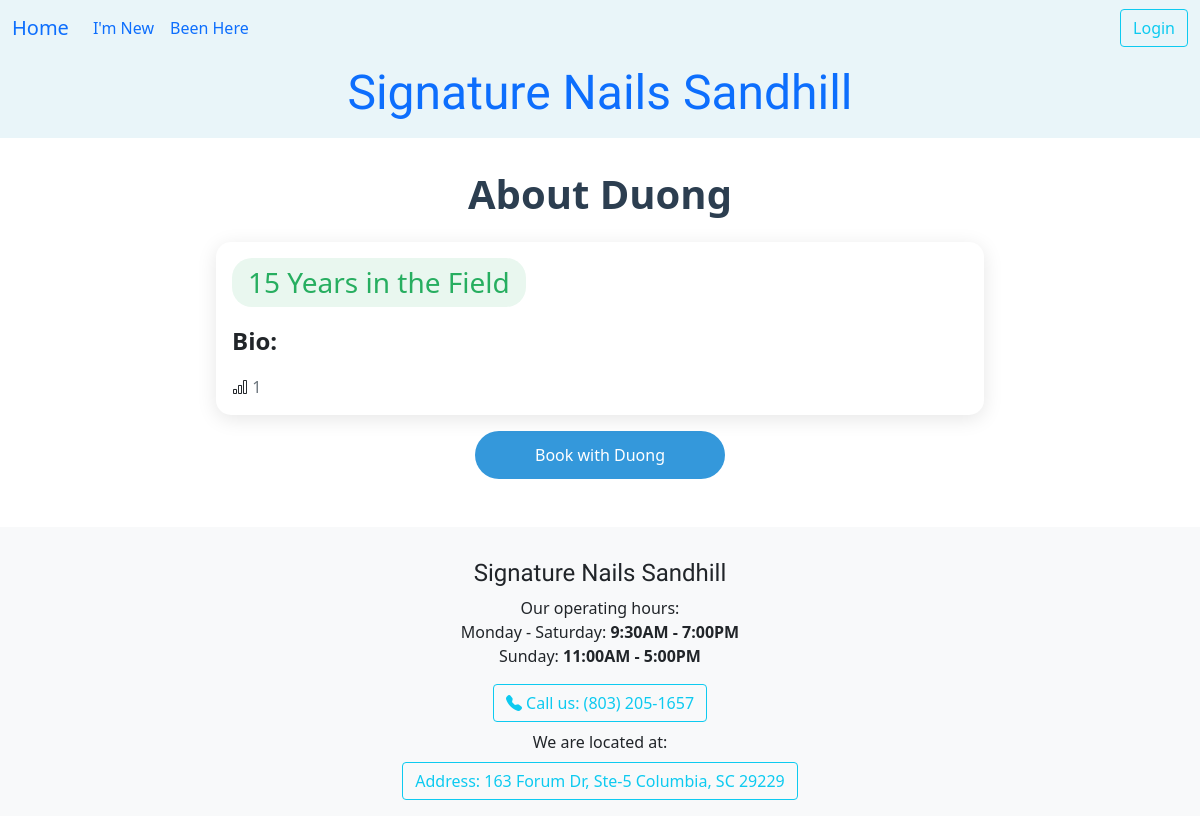
Before: /ledger/employee/1/ with the older database file.
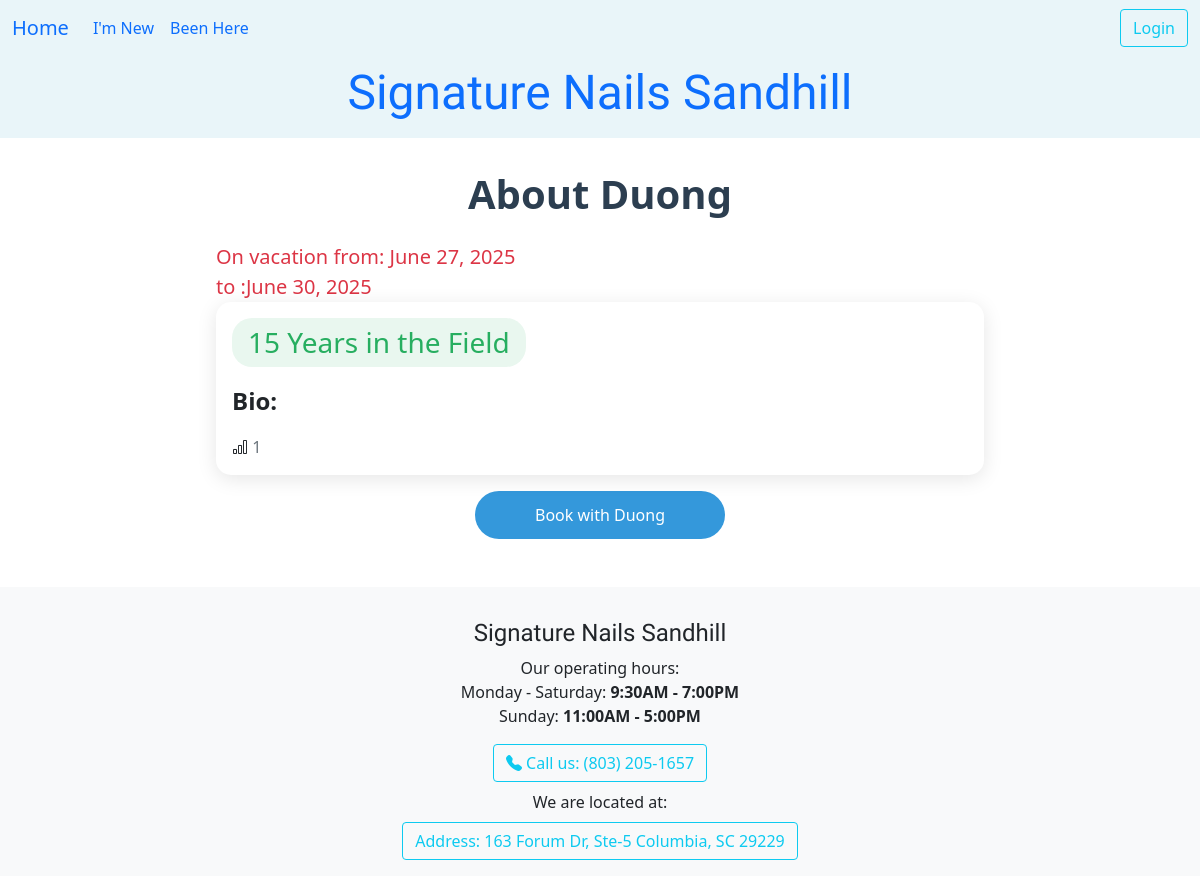
After: the same page with the newer database file.
### ledger/models.py (models this page shows, shortened)
class Technician(models.Model):
    name = models.CharField(max_length=25)
    phone = PhoneNumberField()
    email = models.EmailField(max_length=40, null=True, blank=True)
    owner = models.ForeignKey(settings.AUTH_USER_MODEL, on_delete=models.DO_NOTHING)
    start_work_at = models.TimeField()
    end_work = models.TimeField()
    isWork = models.BooleanField(default=False)
    picture = models.ImageField(upload_to='tech_pictures/', null=True, editable=True)
    services = models.ManyToManyField("Service", blank=True, related_name="tech")
    time_come_in = models.DateTimeField(null=True)
    work_days = models.CharField(max_length=7, default="1111110", help_text="MTWTFSS: 1 for work, 0 for off")
    vacation_start = models.DateField(null=True, blank=True, help_text="Start vacation")
    vacation_end = models.DateField(null=True, blank=True, help_text="End vacation, back work!")
    date_go_work = models.DateField(null=True, blank=True)
    history = HistoricalRecords()
    hire_date = models.DateField(auto_now_add=True, help_text="Date when the technician was hired")
    experience = models.PositiveIntegerField(default=0, help_text="Years of experience in the field")
    bio = models.TextField(max_length=500, null=True, blank=True, help_text="Short bio about the technician")
    view_count = models.IntegerField(default=0)
    @property
    def get_experience(self):
        today = timezone.now().date()
        if not self.hire_date:
            return self.experience
        if self.hire_date > today:
            return self.experience
        total = self.experience
        gain = today.year - self.hire_date.year
        if (today.month, today.day) < (self.hire_date.month, self.hire_date.day):
            gain -= 1
        total = self.experience + gain
        return max(total, 0)
    def still_vacation(self):
        if self.vacation_end:
            return self.vacation_end > timezone.now().date()
        return False
    class Meta:
        unique_together = ('name','phone',)
        ordering = ['name']
    def get_absolute_url(self):
        return reverse("datHen:technician_detail", kwargs={"pk": self.pk})

### ledger/views.py (the view)
# urls.py: path('ledger/employee/<int:pk>/', views.EmployeeBio.as_view(), name='employee_bio'),
class EmployeeBio(DetailView):
    template = "ledger/employee_bio.html"
    def get(self, request, pk):
        employee = get_object_or_404(Technician, id=pk)
        Technician.objects.filter(id=pk).update(view_count=F('view_count') + 1)
        context = {'employee': employee}
        return render(request, self.template, context)

### ledger/templates/ledger/employee_bio.html (shortened to what this page needs)
{% extends 'base.html' %}
{% load crispy_forms_tags %}
{% load crispy_forms_filters %}
{% block content %}
<div class="container profile-container">
    <h1 class="profile-header">About {{ employee.name | title }}    </h1>
    {% if employee.still_vacation %}
        <div class="fs-5 text-danger">On vacation from: {{ employee.vacation_start }} <br>to :{{ employee.vacation_end }}</div>
    {% endif %}
    <div class="card profile-card">
        <div class="card-body">
            <h3 class="experience-badge">{{ employee.get_experience }} Years in the Field</h3>
            <p class="fs-4 fw-bold">Bio:</p>
            <i class="bi bi-bar-chart"></i><span class="text-sm-end text-secondary"> {{ employee.view_count }}</span>
        </div>
    </div>
    <a href="{{ employee.get_absolute_url }}" class="text-decoration-none">
        <button class="book-button">Book with {{ employee.name | title }}</button>
    </a>
</div>
{% endblock content %}

Changed rows visible on the page:
changed Technician "Duong": vacation_start (not shown) → "June 27, 2025"; vacation_end (not shown) → "June 30, 2025"
Other visible differences:
text now shown: "On vacation from: to :"
